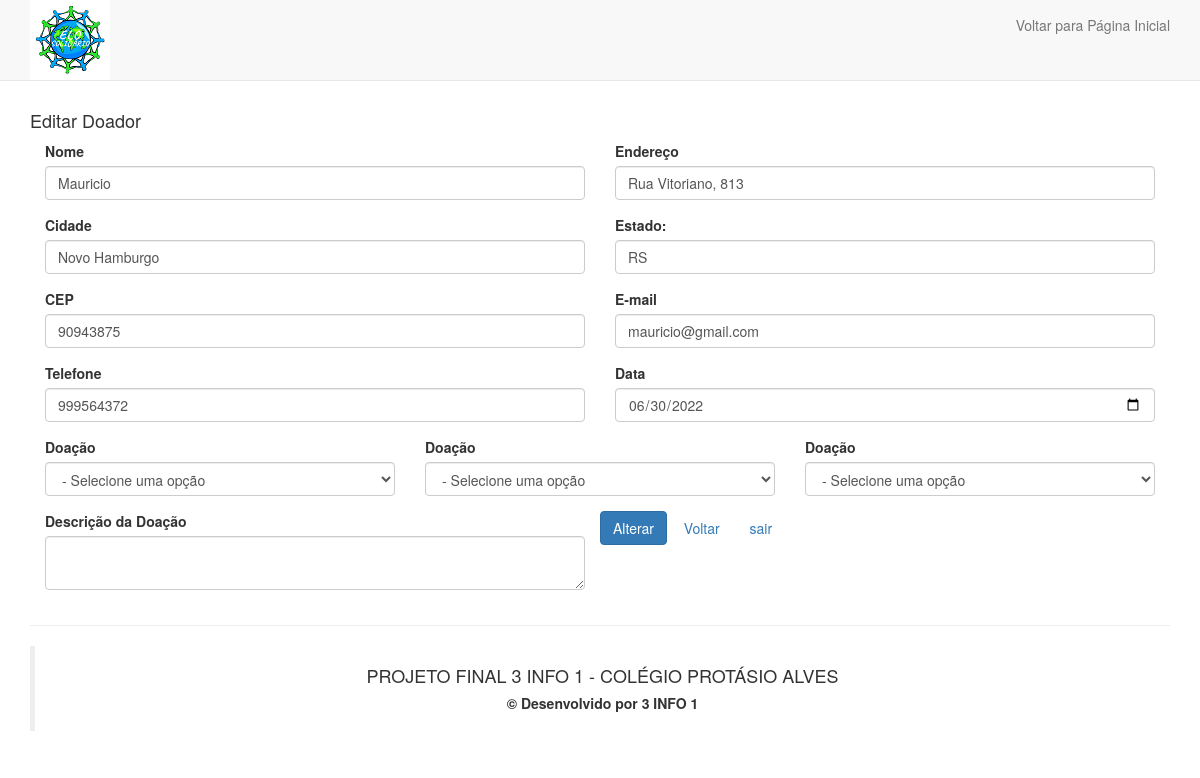
/Projeto/editarDoador.php?idDoador=26, run on the app's committed database.
### tables this page shows
CREATE TABLE `doador` (
  `idDoador` int(3) NOT NULL,
  `nome` varchar(70) NOT NULL,
  `endereco` varchar(50) NOT NULL,
  `cidade` varchar(30) NOT NULL,
  `estado` char(2) NOT NULL,
  `cep` int(8) NOT NULL,
  `email` varchar(50) NOT NULL,
  `telefone` varchar(12) NOT NULL,
  `doacao1` varchar(50) NOT NULL,
  `doacao2` varchar(50) NOT NULL,
  `doacao3` varchar(50) NOT NULL,
  `descricao` varchar(500) NOT NULL,
  `dta_doacao` date NOT NULL
);

### Projeto/editarDoador.php (the view, shortened to what this page needs)
<?php
    require 'config.php';
    $info = [];
    $idDoador = filter_input(INPUT_GET,'idDoador');
    if($idDoador){
        $sql = "SELECT * FROM doador WHERE idDoador = :idDoador";
        $sql = $pdo->prepare($sql);
        $sql->bindvalue('idDoador', $idDoador);
        $sql->execute();
        if($sql->rowCount() > 0){
            $info = $sql->fetch(PDO::FETCH_ASSOC);
        }else{
            header("Location: index.php");
            exit;
        }
    }
?>
<!DOCTYPE HTML>
<html lang="pt-br">
	<head>
		<link rel="stylesheet" href="https://maxcdn.bootstrapcdn.com/bootstrap/3.3.6/css/bootstrap.min.css">
	</head>
	<body>
	    <nav class="navbar navbar-default navbar-static-top">
	      <div class="container">
	        <div class="navbar-header">
	          <img src="imagens/Elo_solidario.png" />
	        </div>
	        <div id="navbar" class="navbar-collapse collapse">
	          <ul class="nav navbar-nav navbar-right">
	            <li><a href="index.php">Voltar para Página Inicial</a></li>
	          </ul>
	        </div>
	      </div>
	    </nav>
	    <div class="container">
<form method="POST" action="editar_actionDoador.php">
			<h4>Editar Doador</h4>
			<div class="form-row">
            <div class="form-group col-md-6">
                <label>Nome</label>
                <input type="text" class="form-control" name="nome" value="<?=$info['nome'];?>"/>
            </div>
            <div class="form-group col-md-6">
                <label>Endereço</label>
			    <input type="text" class="form-control" name="endereco" value="<?=$info['endereco'];?>"/>
            </div>
        </div>
        <div class="form-row">
            <div class="form-group col-md-6">
                <label>Cidade</label>
                <input type="text" class="form-control" name="cidade" value="<?=$info['cidade'];?>"/>
            </div>
            <div class="form-group col-md-6">
                <label>Estado:</label>
                <input type="text" class="form-control" name="estado" value="<?=$info['estado'];?>"/>
            </div>
        </div>
        <div class="form-row">
            <div class="form-group col-md-6">
                <label>CEP</label>
                <input type="text" class="form-control" name="cep" value="<?=$info['cep'];?>"/>
            </div>
        <div class="form-row">
            <div class="form-group col-md-6">
                <label>E-mail </label>
                <input type="email" class="form-control" name="email" value="<?=$info['email'];?>"/>
                </div>
            <div class="form-group col-md-6">
                <label>Telefone</label>
                <input type="text" class="form-control" name="telefone" value="<?=$info['telefone'];?>"/>
            </div>
            <div class="form-group col-md-6">
                        <label for="dta_doacao">Data&nbsp;</label>
                        <input type="date" name="dta_doacao" class="form-control"  value="<?=$info['dta_doacao'];?>" />
                    </div>
                    <div class="form-group col-md-4">
                        <label>Doação</label>
                     <select id="doacao1" class="form-control" type="text" name="doacao1" value="<?=$info['doacao1'];?>" >
                            <option> - Selecione uma opção</option>
                        </select>
                    </div>
                    <div class="form-group col-md-4">
                        <label>Doação</label>
                        <select id="doacao2" class="form-control" type="text" name="doacao2" value="<?=$info['doacao2'];?>" >
                            <option> - Selecione uma opção</option>
                        </select>
                    </div>
                    <div class="form-group col-md-4">
                        <label>Doação</label>
                        <select id="doacao3" class="form-control"  type="text" name="doacao3" value="<?=$info['doacao3'];?>"  >
                            <option> - Selecione uma opção</option>
                        </select>
                    </div>
                    <div class="form-group col-md-6">
                    <label>Descrição da Doação</label>
                        <textarea class="form-control" name="descricao" value="<?=$info['descricao'];?>"></textarea>
                    </div>
                </div><br><br>
        </div>
			<br>
            <a onclick="return confirm('Registro alterado com sucesso!')"><input type="submit" value="Alterar" class="btn btn-primary"/></a>
            <a href="painelDoador.php"class="btn btn-outline-success" > Voltar </a>
			<a href="sair.php" class="btn btn-outline-danger "> sair </a>
</form>
</div>
		<div class="container">
	    	<hr>
	    	<footer>
	    		<blockquote class="blockquote text-center">
				<h4>PROJETO FINAL 3 INFO 1 - COLÉGIO PROTÁSIO ALVES</h4>
  			<h5><strong>&copy; Desenvolvido por 3 INFO 1<br></strong></h5>
				</blockquote>
	    	</footer>
	    </div>
	</body>
</html>

### data on the page
doador: nome "Mauricio", endereco "Rua Vitoriano, 813", cidade "Novo Hamburgo", estado "RS", cep "90943875", email "mauricio@gmail.com", telefone "999564372", dta_doacao "06/30/2022", doacao1 "- Selecione uma opção", doacao2 "- Selecione uma opção", doacao3 "- Selecione uma opção"
